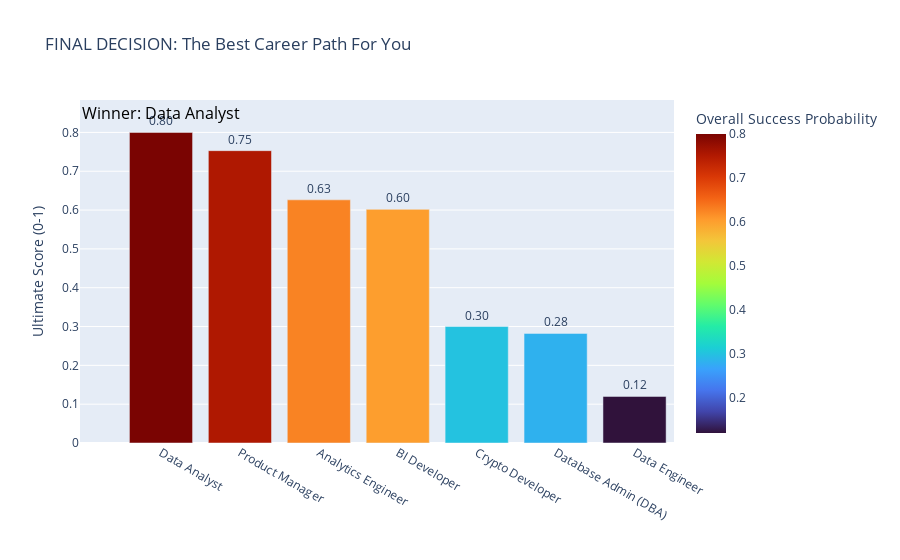

Notebook code cell kept with this figure:
### Markdown cell above
## Final Decision

The final visualization shows the Ultimate Score for each role, with the winner highlighted at the top.

### Code cell
# Create final bar chart showing Ultimate Scores
fig_winner = px.bar(
    df_final,
    x='Role',
    y='Ultimate_Score',
    title="FINAL DECISION: The Best Career Path For You",
    text='Ultimate_Score',
    color='Ultimate_Score',
    color_continuous_scale='Turbo',  # High contrast color scale
    labels={'Ultimate_Score': 'Overall Success Probability'}
)

# Format text labels and axis titles
fig_winner.update_traces(texttemplate='%{text:.2f}', textposition='outside')
fig_winner.update_layout(yaxis_title="Ultimate Score (0-1)", xaxis_title="", showlegend=False)

# Add text annotation for the winner
winner_role = df_final.iloc[0]['Role']
winner_score = df_final.iloc[0]['Ultimate_Score']
fig_winner.add_annotation(
    x=0,
    y=winner_score + 0.05,
    text=f"Winner: {winner_role}",
    showarrow=False,
    font=dict(size=16, color="black")
)

fig_winner.show()

### Figure 1 — Plotly figure (JSON) as saved in the notebook; plotly's stock layout.template omitted (floating-point values rounded to 4 significant figures)
{"data": [{"hovertemplate": "Role=%{x}<br>Overall Success Probability=%{marker.color}<extra></extra>", "legendgroup": "", "marker": {"color": [0.8, 0.753, 0.6263, 0.6018, 0.3, 0.2822, 0.12], "coloraxis": "coloraxis", "pattern": {"shape": ""}}, "name": "", "orientation": "v", "showlegend": false, "text": [0.8, 0.753, 0.6263, 0.6018, 0.3, 0.2822, 0.12], "textposition": "outside", "texttemplate": "%{text:.2f}", "type": "bar", "x": ["Data Analyst", "Product Manager", "Analytics Engineer", "BI Developer", "Crypto Developer", "Database Admin (DBA)", "Data Engineer"], "xaxis": "x", "y": [0.8, 0.753, 0.6263, 0.6018, 0.3, 0.2822, 0.12], "yaxis": "y"}], "layout": {"annotations": [{"font": {"color": "black", "size": 16}, "showarrow": false, "text": "Winner: Data Analyst", "x": 0, "y": 0.85}], "barmode": "relative", "coloraxis": {"colorbar": {"title": {"text": "Overall Success Probability"}}, "colorscale": [[0, "#30123b"], [0.07143, "#4145ab"], [0.1429, "#4675ed"], [0.2143, "#39a2fc"], [0.2857, "#1bcfd4"], [0.3571, "#24eca6"], [0.4286, "#61fc6c"], [0.5, "#a4fc3b"], [0.5714, "#d1e834"], [0.6429, "#f3c63a"], [0.7143, "#fe9b2d"], [0.7857, "#f36315"], [0.8571, "#d93806"], [0.9286, "#b11901"], [1, "#7a0402"]]}, "legend": {"tracegroupgap": 0}, "showlegend": false, "title": {"text": "FINAL DECISION: The Best Career Path For You"}, "xaxis": {"anchor": "y", "domain": [0, 1], "title": {"text": ""}}, "yaxis": {"anchor": "x", "domain": [0, 1], "title": {"text": "Ultimate Score (0-1)"}}}}
